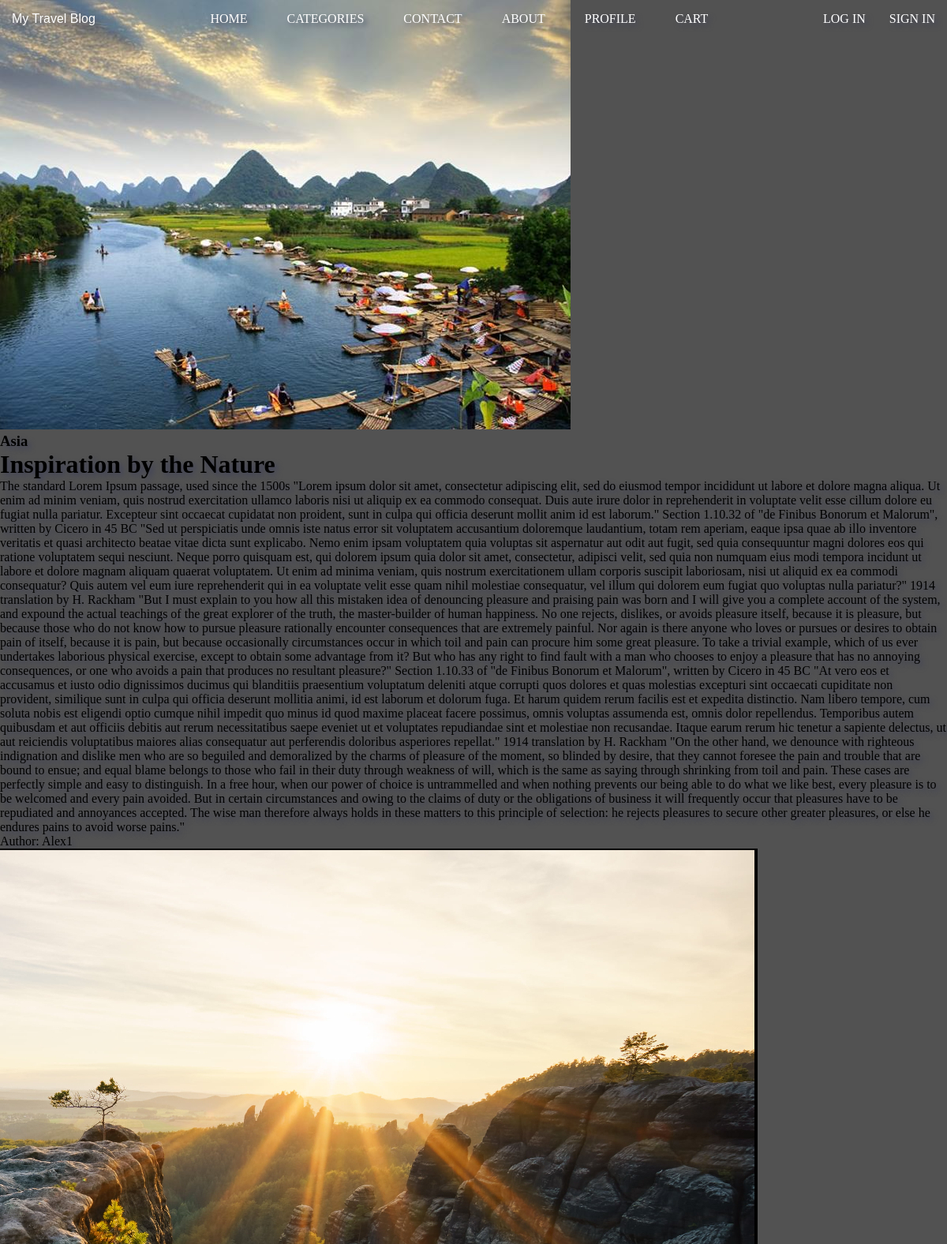
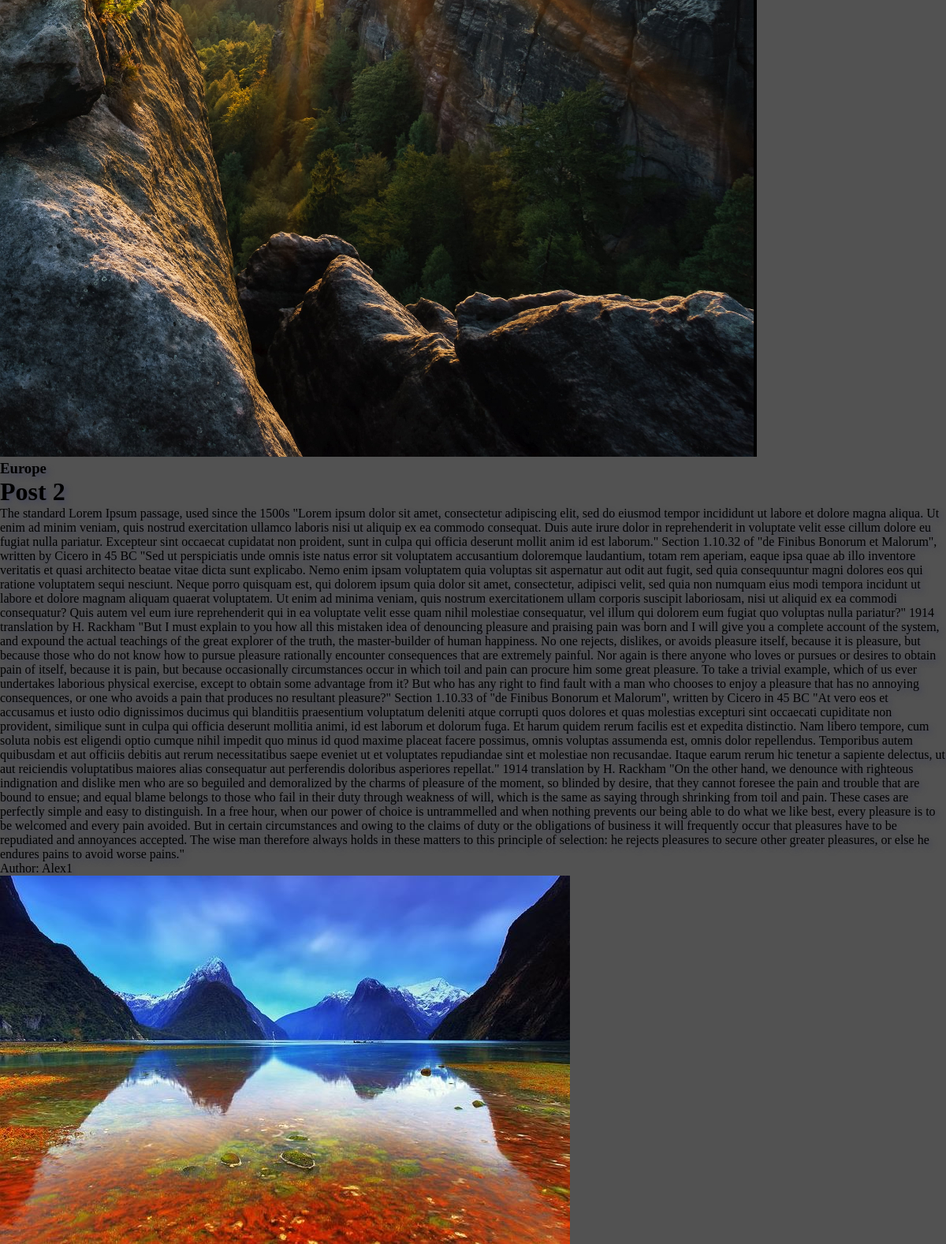
The app's page /posts/all_posts/ (upper part) with its own data (2 pictures, top to bottom).
### posts/models.py (models this page shows, shortened)
class Post(models.Model):
    title = models.CharField(
        null=True,
        max_length=50
    )
    slug = models.SlugField(
        null=True,
    )
    body = models.TextField(
        null=True,
    )
    snippet = models.TextField(
        null=True,
        max_length=200,
    )
    image = models.ImageField(
        null=True,
        upload_to='post_images/%Y/%m/%d'
    )
    category = models.ForeignKey(
        Category,
        on_delete=models.CASCADE,
        null=True,
    )
    author = models.ForeignKey(
        BlogUser,
        on_delete=models.CASCADE,
        null=True,
    )
    views = models.IntegerField(
        default=0,
    )

class Category(models.Model):
    name = models.CharField(
        null=True,
        max_length=50
    )
    slug = models.SlugField(
        null=True,
    )
    snippet = models.TextField(
        null=True,
        max_length=200,
    )
    image = models.ImageField(
        null=True,
        upload_to=('categories/%Y/%m/%d')
    )
    image_header = models.ImageField(
        null=True,
        upload_to=('categories/%Y/%m/%d')
    )
    def __str__(self):
        return self.name

### users/models.py (models this page shows, shortened)
class BlogUser(AbstractUser):
    photo = models.ImageField(
        null=True,
        upload_to='photo/%Y/%m/%d'
    )
    is_admin = models.BooleanField(
        default=False,
    )
    is_director = models.BooleanField(
        default=False,
    )
    REQUIRED_FIELDS = ['email']

### posts/views.py (the view)
# urls.py: path('all_posts/', AllPosts.as_view(), name='all_posts'),
class AllPosts(ListView):
    model = Post
    context_object_name = 'posts'
    queryset = Post.objects.all()
    template_name = 'all_posts.html'

### posts/templates/all_posts.html (shortened to what this page needs)
{% extends 'base.html' %}
  {% block content %}
{% for post in posts %}
    {% if post.image %}
  <img src="{{ post.image.url }}" alt="">
    {% else %}
  <p>No image</p>
    {% endif %}
  <h3>{{ post.category }}</h3>
  <h1>{{ post.title }}</h1>
  <p>{{ post.body }}</p>
  <p>Author: {{ post.author.username }}</p>
{% endfor %}
  {% endblock %}

### static/css/base.css (style rules this page uses)
* { margin: 0; padding: 0; }
body { background-color: #525252; }

### static/css/header.css (style rules this page uses)
* { text-shadow: 4px 4px 6px rgba(66, 68, 90, 1); }

### records on screen
Post: image (picture), category "Asia", title "Inspiration by the Nature", body "The standard Lorem Ipsum passage, used since the 1500s \"Lorem ipsum dolor sit amet, consectetur adipiscing elit, sed do eiusmod tempor incididunt ut labore et dolore magna aliqua. Ut enim ad minim veniam, quis nostrud exercitation ullamco laboris nisi ut aliquip ex ea commodo consequat. Duis aute irure dolor in reprehenderit in voluptate velit esse cillum dolore eu fugiat nulla pariatur. Excepteur sint occaecat cupidatat non proident, sunt in culpa qui officia deserunt mollit anim id est laborum.\" Section 1.10.32 of \"de Finibus Bonorum et Malorum\", written by Cicero in 45 BC \"Sed ut perspiciatis unde omnis iste natus error sit voluptatem accusantium doloremque laudantium, totam rem aperiam,…", author.username "Alex1"
Post: image (picture), category "Europe", title "Post 2", body "The standard Lorem Ipsum passage, used since the 1500s \"Lorem ipsum dolor sit amet, consectetur adipiscing elit, sed do eiusmod tempor incididunt ut labore et dolore magna aliqua. Ut enim ad minim veniam, quis nostrud exercitation ullamco laboris nisi ut aliquip ex ea commodo consequat. Duis aute irure dolor in reprehenderit in voluptate velit esse cillum dolore eu fugiat nulla pariatur. Excepteur sint occaecat cupidatat non proident, sunt in culpa qui officia deserunt mollit anim id est laborum.\" Section 1.10.32 of \"de Finibus Bonorum et Malorum\", written by Cicero in 45 BC \"Sed ut perspiciatis unde omnis iste natus error sit voluptatem accusantium doloremque laudantium, totam rem aperiam,…", author.username "Alex1"
Post: image (picture)
